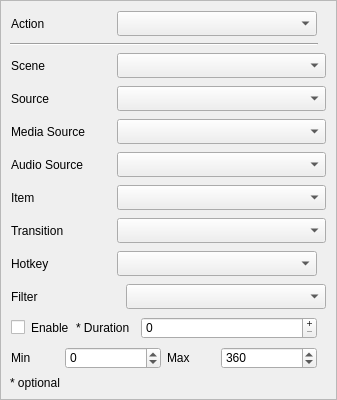
        <widget class="QFrame" name="wid_Action">
         <property name="sizePolicy">
          <sizepolicy hsizetype="Preferred" vsizetype="Fixed">
           <horstretch>0</horstretch>
           <verstretch>0</verstretch>
          </sizepolicy>
         </property>
         <property name="minimumSize">
          <size>
           <width>200</width>
           <height>0</height>
          </size>
         </property>
         <property name="maximumSize">
          <size>
           <width>16777215</width>
           <height>16777215</height>
          </size>
         </property>
         <property name="styleSheet">
          <string notr="true">border-color: rgb(170, 0, 255);</string>
         </property>
         <property name="frameShape">
          <enum>QFrame::StyledPanel</enum>
         </property>
         <property name="lineWidth">
          <number>3</number>
         </property>
         <layout class="QGridLayout" name="gridLayout_23" rowstretch="1,0,0,0,0,0,0,0,0,0,0,0,0,0,0,0,0">
          <property name="leftMargin">
           <number>9</number>
          </property>
          <property name="topMargin">
           <number>9</number>
          </property>
          <property name="rightMargin">
           <number>9</number>
          </property>
          <property name="bottomMargin">
           <number>9</number>
          </property>
          <property name="horizontalSpacing">
           <number>9</number>
          </property>
          <property name="verticalSpacing">
           <number>6</number>
          </property>
          <item row="7" column="0" colspan="2">
           <widget class="QWidget" name="w_media" native="true">
            <property name="enabled">
             <bool>true</bool>
            </property>
            <layout class="QGridLayout" name="gridLayout_24" columnstretch="1,3">
             <property name="leftMargin">
              <number>1</number>
             </property>
             <property name="topMargin">
              <number>1</number>
             </property>
             <property name="rightMargin">
              <number>1</number>
             </property>
             <property name="bottomMargin">
              <number>1</number>
             </property>
             <item row="0" column="0">
              <widget class="QLabel" name="label_obs_output_media_source">
               <property name="sizePolicy">
                <sizepolicy hsizetype="MinimumExpanding" vsizetype="Fixed">
                 <horstretch>0</horstretch>
                 <verstretch>0</verstretch>
                </sizepolicy>
               </property>
               <property name="minimumSize">
                <size>
                 <width>100</width>
                 <height>15</height>
                </size>
               </property>
               <property name="maximumSize">
                <size>
                 <width>16777215</width>
                 <height>50</height>
                </size>
               </property>
               <property name="text">
                <string>Media Source</string>
               </property>
              </widget>
             </item>
             <item row="0" column="1">
              <widget class="QComboBox" name="cb_obs_output_media_source">
               <property name="sizePolicy">
                <sizepolicy hsizetype="MinimumExpanding" vsizetype="Fixed">
                 <horstretch>0</horstretch>
                 <verstretch>0</verstretch>
                </sizepolicy>
               </property>
               <property name="minimumSize">
                <size>
                 <width>200</width>
                 <height>25</height>
                </size>
               </property>
               <property name="maximumSize">
                <size>
                 <width>16777215</width>
                 <height>50</height>
                </size>
               </property>
               <property name="sizeAdjustPolicy">
                <enum>QComboBox::AdjustToContents</enum>
               </property>
              </widget>
             </item>
            </layout>
           </widget>
          </item>
          <item row="15" column="0">
           <widget class="QWidget" name="widget_range" native="true">
            <layout class="QGridLayout" name="gridLayout_27" columnstretch="1,2,1,2">
             <property name="leftMargin">
              <number>1</number>
             </property>
             <property name="topMargin">
              <number>1</number>
             </property>
             <property name="rightMargin">
              <number>1</number>
             </property>
             <property name="bottomMargin">
              <number>1</number>
             </property>
             <item row="0" column="0">
              <widget class="QLabel" name="label_min">
               <property name="text">
                <string>Min</string>
               </property>
              </widget>
             </item>
             <item row="0" column="1">
              <widget class="QSpinBox" name="sb_min">
               <property name="minimum">
                <number>-5000</number>
               </property>
               <property name="maximum">
                <number>5000</number>
               </property>
              </widget>
             </item>
             <item row="0" column="2">
              <widget class="QLabel" name="label_max">
               <property name="text">
                <string>Max</string>
               </property>
              </widget>
             </item>
             <item row="0" column="3">
              <widget class="QSpinBox" name="sb_max">
               <property name="minimum">
                <number>-5000</number>
               </property>
               <property name="maximum">
                <number>5000</number>
               </property>
               <property name="value">
                <number>360</number>
               </property>
              </widget>
             </item>
            </layout>
           </widget>
          </item>
          <item row="1" column="0">
           <widget class="Line" name="line">
            <property name="orientation">
             <enum>Qt::Horizontal</enum>
            </property>
           </widget>
          </item>
          <item row="0" column="0">
           <widget class="QWidget" name="widget_6" native="true">
            <layout class="QGridLayout" name="gridLayout_4" columnstretch="1,0">
             <property name="leftMargin">
              <number>1</number>
             </property>
             <property name="topMargin">
              <number>1</number>
             </property>
             <property name="rightMargin">
              <number>1</number>
             </property>
             <property name="bottomMargin">
              <number>1</number>
             </property>
             <item row="0" column="0">
              <widget class="QLabel" name="label_obs_output_action">
               <property name="sizePolicy">
                <sizepolicy hsizetype="MinimumExpanding" vsizetype="Fixed">
                 <horstretch>0</horstretch>
                 <verstretch>0</verstretch>
                </sizepolicy>
               </property>
               <property name="minimumSize">
                <size>
                 <width>100</width>
                 <height>25</height>
                </size>
               </property>
               <property name="maximumSize">
                <size>
                 <width>100</width>
                 <height>25</height>
                </size>
               </property>
               <property name="text">
                <string>Action</string>
               </property>
              </widget>
             </item>
             <item row="0" column="1">
              <widget class="QComboBox" name="cb_obs_output_action">
               <property name="sizePolicy">
                <sizepolicy hsizetype="MinimumExpanding" vsizetype="Fixed">
                 <horstretch>0</horstretch>
                 <verstretch>0</verstretch>
                </sizepolicy>
               </property>
               <property name="minimumSize">
                <size>
                 <width>200</width>
                 <height>25</height>
                </size>
               </property>
               <property name="maximumSize">
                <size>
                 <width>16777215</width>
                 <height>25</height>
                </size>
               </property>
               <property name="sizeAdjustPolicy">
                <enum>QComboBox::AdjustToContents</enum>
               </property>
              </widget>
             </item>
            </layout>
           </widget>
          </item>
          <item row="12" column="0">
           <widget class="QWidget" name="w_hotkey" native="true">
            <property name="enabled">
             <bool>true</bool>
            </property>
            <layout class="QGridLayout" name="gridLayout_32" columnstretch="1,3">
             <property name="leftMargin">
              <number>1</number>
             </property>
             <property name="topMargin">
              <number>1</number>
             </property>
             <property name="rightMargin">
              <number>1</number>
             </property>
             <property name="bottomMargin">
              <number>1</number>
             </property>
             <item row="0" column="0">
              <widget class="QLabel" name="label_obs_output_hotkey">
               <property name="sizePolicy">
                <sizepolicy hsizetype="MinimumExpanding" vsizetype="Fixed">
                 <horstretch>0</horstretch>
                 <verstretch>0</verstretch>
                </sizepolicy>
               </property>
               <property name="minimumSize">
                <size>
                 <width>100</width>
                 <height>15</height>
                </size>
               </property>
               <property name="maximumSize">
                <size>
                 <width>16777215</width>
                 <height>50</height>
                </size>
               </property>
               <property name="text">
                <string>Hotkey</string>
               </property>
              </widget>
             </item>
             <item row="0" column="1">
              <widget class="QComboBox" name="cb_obs_output_hotkey">
               <property name="sizePolicy">
                <sizepolicy hsizetype="MinimumExpanding" vsizetype="Fixed">
                 <horstretch>0</horstretch>
                 <verstretch>0</verstretch>
                </sizepolicy>
               </property>
               <property name="minimumSize">
                <size>
                 <width>200</width>
                 <height>25</height>
                </size>
               </property>
               <property name="maximumSize">
                <size>
                 <width>16777215</width>
                 <height>50</height>
                </size>
               </property>
               <property name="sizeAdjustPolicy">
                <enum>QComboBox::AdjustToContents</enum>
               </property>
              </widget>
             </item>
            </layout>
           </widget>
          </item>
          <item row="13" column="0" colspan="2">
           <widget class="QWidget" name="w_filter" native="true">
            <property name="enabled">
             <bool>true</bool>
            </property>
            <layout class="QGridLayout" name="gridLayout_21" columnstretch="1,0">
             <property name="leftMargin">
              <number>1</number>
             </property>
             <property name="topMargin">
              <number>1</number>
             </property>
             <property name="rightMargin">
              <number>1</number>
             </property>
             <property name="bottomMargin">
              <number>1</number>
             </property>
             <item row="0" column="0">
              <widget class="QLabel" name="label_obs_output_filter">
               <property name="sizePolicy">
                <sizepolicy hsizetype="MinimumExpanding" vsizetype="Fixed">
                 <horstretch>0</horstretch>
                 <verstretch>0</verstretch>
                </sizepolicy>
               </property>
               <property name="minimumSize">
                <size>
                 <width>100</width>
                 <height>15</height>
                </size>
               </property>
               <property name="maximumSize">
                <size>
                 <width>16777215</width>
                 <height>50</height>
                </size>
               </property>
               <property name="text">
                <string>Filter</string>
               </property>
              </widget>
             </item>
             <item row="0" column="1">
              <widget class="QComboBox" name="cb_obs_output_filter">
               <property name="sizePolicy">
                <sizepolicy hsizetype="MinimumExpanding" vsizetype="Fixed">
                 <horstretch>0</horstretch>
                 <verstretch>0</verstretch>
                </sizepolicy>
               </property>
               <property name="minimumSize">
                <size>
                 <width>200</width>
                 <height>25</height>
                </size>
               </property>
               <property name="maximumSize">
                <size>
                 <width>16777215</width>
                 <height>50</height>
                </size>
               </property>
               <property name="sizeAdjustPolicy">
                <enum>QComboBox::AdjustToContents</enum>
               </property>
              </widget>
             </item>
            </layout>
           </widget>
          </item>
          <item row="14" column="0">
           <widget class="QWidget" name="w_int_overide" native="true">
            <layout class="QGridLayout" name="gridLayout_3" columnstretch="1,1,3" columnminimumwidth="1,1,3">
             <property name="leftMargin">
              <number>1</number>
             </property>
             <property name="topMargin">
              <number>1</number>
             </property>
             <property name="rightMargin">
              <number>1</number>
             </property>
             <property name="bottomMargin">
              <number>1</number>
             </property>
             <item row="0" column="2">
              <widget class="QSpinBox" name="sb_int_override">
               <property name="frame">
                <bool>true</bool>
               </property>
               <property name="buttonSymbols">
                <enum>QAbstractSpinBox::PlusMinus</enum>
               </property>
               <property name="accelerated">
                <bool>true</bool>
               </property>
               <property name="correctionMode">
                <enum>QAbstractSpinBox::CorrectToNearestValue</enum>
               </property>
               <property name="maximum">
                <number>10000</number>
               </property>
              </widget>
             </item>
             <item row="0" column="1">
              <widget class="QLabel" name="label_Int_override">
               <property name="text">
                <string>* Duration</string>
               </property>
              </widget>
             </item>
             <item row="0" column="0">
              <widget class="QCheckBox" name="check_int_override">
               <property name="text">
                <string>Enable</string>
               </property>
              </widget>
             </item>
            </layout>
           </widget>
          </item>
          <item row="2" column="0" rowspan="4" colspan="2">
           <widget class="QWidget" name="w_scene" native="true">
            <property name="enabled">
             <bool>true</bool>
            </property>
            <layout class="QGridLayout" name="gridLayout_19" columnstretch="1,3">
             <property name="leftMargin">
              <number>1</number>
             </property>
             <property name="topMargin">
              <number>1</number>
             </property>
             <property name="rightMargin">
              <number>1</number>
             </property>
             <property name="bottomMargin">
              <number>1</number>
             </property>
             <item row="0" column="0">
              <widget class="QLabel" name="label_obs_output_scene">
               <property name="sizePolicy">
                <sizepolicy hsizetype="MinimumExpanding" vsizetype="Fixed">
                 <horstretch>0</horstretch>
                 <verstretch>0</verstretch>
                </sizepolicy>
               </property>
               <property name="minimumSize">
                <size>
                 <width>100</width>
                 <height>15</height>
                </size>
               </property>
               <property name="maximumSize">
                <size>
                 <width>16777215</width>
                 <height>50</height>
                </size>
               </property>
               <property name="text">
                <string>Scene</string>
               </property>
              </widget>
             </item>
             <item row="0" column="1">
              <widget class="QComboBox" name="cb_obs_output_scene">
               <property name="sizePolicy">
                <sizepolicy hsizetype="MinimumExpanding" vsizetype="Fixed">
                 <horstretch>0</horstretch>
                 <verstretch>0</verstretch>
                </sizepolicy>
               </property>
               <property name="minimumSize">
                <size>
                 <width>200</width>
                 <height>25</height>
                </size>
               </property>
               <property name="maximumSize">
                <size>
                 <width>16777215</width>
                 <height>25</height>
                </size>
               </property>
               <property name="sizeAdjustPolicy">
                <enum>QComboBox::AdjustToContents</enum>
               </property>
              </widget>
             </item>
            </layout>
           </widget>
          </item>
          <item row="6" column="0" colspan="2">
           <widget class="QWidget" name="w_source" native="true">
            <property name="enabled">
             <bool>true</bool>
            </property>
            <layout class="QGridLayout" name="gridLayout_20" columnstretch="1,3">
             <property name="leftMargin">
              <number>1</number>
             </property>
             <property name="topMargin">
              <number>1</number>
             </property>
             <property name="rightMargin">
              <number>1</number>
             </property>
             <property name="bottomMargin">
              <number>1</number>
             </property>
             <item row="0" column="0">
              <widget class="QLabel" name="label_obs_output_source">
               <property name="sizePolicy">
                <sizepolicy hsizetype="MinimumExpanding" vsizetype="Fixed">
                 <horstretch>0</horstretch>
                 <verstretch>0</verstretch>
                </sizepolicy>
               </property>
               <property name="minimumSize">
                <size>
                 <width>100</width>
                 <height>15</height>
                </size>
               </property>
               <property name="maximumSize">
                <size>
                 <width>16777215</width>
                 <height>50</height>
                </size>
               </property>
               <property name="text">
                <string>Source</string>
               </property>
              </widget>
             </item>
             <item row="0" column="1">
              <widget class="QComboBox" name="cb_obs_output_source">
               <property name="sizePolicy">
                <sizepolicy hsizetype="MinimumExpanding" vsizetype="Fixed">
                 <horstretch>0</horstretch>
                 <verstretch>0</verstretch>
                </sizepolicy>
               </property>
               <property name="minimumSize">
                <size>
                 <width>200</width>
                 <height>25</height>
                </size>
               </property>
               <property name="maximumSize">
                <size>
                 <width>16777215</width>
                 <height>50</height>
                </size>
               </property>
               <property name="sizeAdjustPolicy">
                <enum>QComboBox::AdjustToContents</enum>
               </property>
              </widget>
             </item>
            </layout>
           </widget>
          </item>
          <item row="10" column="0" rowspan="2" colspan="2">
           <widget class="QWidget" name="w_transition" native="true">
            <property name="enabled">
             <bool>true</bool>
            </property>
            <layout class="QGridLayout" name="gridLayout_22" columnstretch="1,3">
             <property name="leftMargin">
              <number>1</number>
             </property>
             <property name="topMargin">
              <number>1</number>
             </property>
             <property name="rightMargin">
              <number>1</number>
             </property>
             <property name="bottomMargin">
              <number>1</number>
             </property>
             <item row="0" column="0">
              <widget class="QLabel" name="label_obs_output_transition">
               <property name="sizePolicy">
                <sizepolicy hsizetype="MinimumExpanding" vsizetype="Fixed">
                 <horstretch>0</horstretch>
                 <verstretch>0</verstretch>
                </sizepolicy>
               </property>
               <property name="minimumSize">
                <size>
                 <width>100</width>
                 <height>25</height>
                </size>
               </property>
               <property name="maximumSize">
                <size>
                 <width>16777215</width>
                 <height>25</height>
                </size>
               </property>
               <property name="text">
                <string>Transition</string>
               </property>
              </widget>
             </item>
             <item row="0" column="1">
              <widget class="QComboBox" name="cb_obs_output_transition">
               <property name="sizePolicy">
                <sizepolicy hsizetype="MinimumExpanding" vsizetype="Fixed">
                 <horstretch>0</horstretch>
                 <verstretch>0</verstretch>
                </sizepolicy>
               </property>
               <property name="minimumSize">
                <size>
                 <width>200</width>
                 <height>25</height>
                </size>
               </property>
               <property name="maximumSize">
                <size>
                 <width>16777215</width>
                 <height>25</height>
                </size>
               </property>
               <property name="sizeAdjustPolicy">
                <enum>QComboBox::AdjustToContents</enum>
               </property>
              </widget>
             </item>
            </layout>
           </widget>
          </item>
          <item row="9" column="0" colspan="2">
           <widget class="QWidget" name="w_item" native="true">
            <property name="enabled">
             <bool>true</bool>
            </property>
            <layout class="QGridLayout" name="gridLayout_26" columnstretch="1,3">
             <property name="leftMargin">
              <number>1</number>
             </property>
             <property name="topMargin">
              <number>1</number>
             </property>
             <property name="rightMargin">
              <number>1</number>
             </property>
             <property name="bottomMargin">
              <number>1</number>
             </property>
             <item row="0" column="0">
              <widget class="QLabel" name="label_obs_output_item">
               <property name="sizePolicy">
                <sizepolicy hsizetype="MinimumExpanding" vsizetype="Fixed">
                 <horstretch>0</horstretch>
                 <verstretch>0</verstretch>
                </sizepolicy>
               </property>
               <property name="minimumSize">
                <size>
                 <width>100</width>
                 <height>15</height>
                </size>
               </property>
               <property name="maximumSize">
                <size>
                 <width>16777215</width>
                 <height>50</height>
                </size>
               </property>
               <property name="text">
                <string>Item</string>
               </property>
              </widget>
             </item>
             <item row="0" column="1">
              <widget class="QComboBox" name="cb_obs_output_item">
               <property name="sizePolicy">
                <sizepolicy hsizetype="MinimumExpanding" vsizetype="Fixed">
                 <horstretch>0</horstretch>
                 <verstretch>0</verstretch>
                </sizepolicy>
               </property>
               <property name="minimumSize">
                <size>
                 <width>200</width>
                 <height>25</height>
                </size>
               </property>
               <property name="maximumSize">
                <size>
                 <width>16777215</width>
                 <height>50</height>
                </size>
               </property>
               <property name="sizeAdjustPolicy">
                <enum>QComboBox::AdjustToContents</enum>
               </property>
              </widget>
             </item>
            </layout>
           </widget>
          </item>
          <item row="8" column="0" colspan="2">
           <widget class="QWidget" name="w_audio" native="true">
            <property name="enabled">
             <bool>true</bool>
            </property>
            <layout class="QGridLayout" name="gridLayout_25" columnstretch="1,3">
             <property name="leftMargin">
              <number>1</number>
             </property>
             <property name="topMargin">
              <number>1</number>
             </property>
             <property name="rightMargin">
              <number>1</number>
             </property>
             <property name="bottomMargin">
              <number>1</number>
             </property>
             <item row="0" column="0">
              <widget class="QLabel" name="label_obs_output_audio_source">
               <property name="sizePolicy">
                <sizepolicy hsizetype="MinimumExpanding" vsizetype="Fixed">
                 <horstretch>0</horstretch>
                 <verstretch>0</verstretch>
                </sizepolicy>
               </property>
               <property name="minimumSize">
                <size>
                 <width>100</width>
                 <height>15</height>
                </size>
               </property>
               <property name="maximumSize">
                <size>
                 <width>16777215</width>
                 <height>50</height>
                </size>
               </property>
               <property name="text">
                <string>Audio Source</string>
               </property>
              </widget>
             </item>
             <item row="0" column="1">
              <widget class="QComboBox" name="cb_obs_output_audio_source">
               <property name="sizePolicy">
                <sizepolicy hsizetype="MinimumExpanding" vsizetype="Fixed">
                 <horstretch>0</horstretch>
                 <verstretch>0</verstretch>
                </sizepolicy>
               </property>
               <property name="minimumSize">
                <size>
                 <width>200</width>
                 <height>25</height>
                </size>
               </property>
               <property name="maximumSize">
                <size>
                 <width>16777215</width>
                 <height>50</height>
                </size>
               </property>
               <property name="sizeAdjustPolicy">
                <enum>QComboBox::AdjustToContents</enum>
               </property>
              </widget>
             </item>
            </layout>
           </widget>
          </item>
          <item row="16" column="0">
           <widget class="QLabel" name="label_optional">
            <property name="text">
             <string>* optional</string>
            </property>
           </widget>
          </item>
         </layout>
        </widget>
